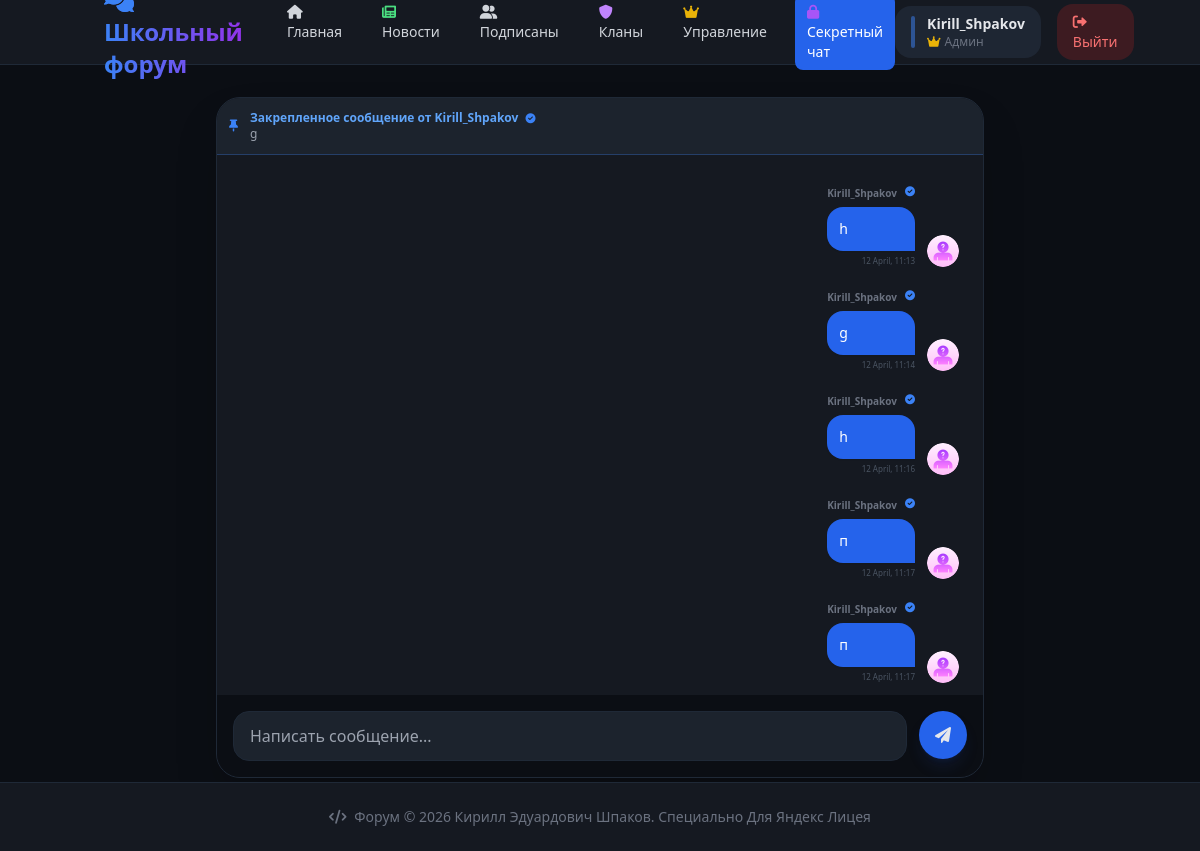
The app's page /secret_chat (signed in) with its own data.
### models.py (models this page shows, shortened)
class User(db.Model, UserMixin):
    id = db.Column(db.Integer, primary_key=True)
    username = db.Column(db.String(20), unique=True, nullable=False)
    password_hash = db.Column(db.String(128), nullable=False)
    role = db.Column(db.String(20), default='Участник')
    is_cheater = db.Column(db.Boolean, default=False)
    bio = db.Column(db.String(200), default="No bio")
    avatar = db.Column(db.String(200), default="default.png")
    reg_date = db.Column(db.DateTime(timezone=True), default=lambda: datetime.now(timezone.utc))
    last_seen = db.Column(db.DateTime(timezone=True), default=lambda: datetime.now(timezone.utc))
    is_verified = db.Column(db.Boolean, default=False)
    banned_until = db.Column(db.DateTime(timezone=True), nullable=True)
    is_deleted = db.Column(db.Boolean, default=False)
    is_banned_permanent = db.Column(db.Boolean, default=False)
    banner = db.Column(db.String(200), default="default_banner.png")
    posts = db.relationship(
        'Post',
        foreign_keys='Post.author_id',
        back_populates='author',
        lazy=True,
        cascade="all, delete-orphan"
    )
    hidden_posts = db.relationship(
        'Post',
        foreign_keys='Post.hidden_by_id',
        back_populates='hidden_by',
        lazy=True
    )
    messages = db.relationship(
        'Message',
        foreign_keys='Message.user_id',
        back_populates='user',
        lazy=True
    )
    deleted_messages = db.relationship(
        'Message',
        foreign_keys='Message.deleted_by_id',
        back_populates='deleted_by',
        lazy=True
    )
    followers = db.relationship(
        'Follow',
        foreign_keys='Follow.followed_id',
        backref='followed',
        lazy='dynamic',
        cascade="all, delete-orphan"
    )
    following = db.relationship(
        'Follow',
        foreign_keys='Follow.follower_id',
        backref='follower',
        lazy='dynamic',
        cascade="all, delete-orphan"
    )
    def is_online(self):
        if not self.last_seen:
            return False
        diff = datetime.now(timezone.utc) - self.last_seen.replace(tzinfo=timezone.utc)
        return diff.total_seconds() < 300

class Message(db.Model):
    id = db.Column(db.Integer, primary_key=True)
    content = db.Column(db.Text, nullable=False)
    timestamp = db.Column(db.DateTime, default=lambda: datetime.now(timezone.utc))
    is_pinned = db.Column(db.Boolean, default=False)
    user_id = db.Column(db.Integer, db.ForeignKey('user.id'), nullable=False)
    is_deleted = db.Column(db.Boolean, default=False)
    deleted_by_id = db.Column(db.Integer, db.ForeignKey('user.id'), nullable=True)
    user = db.relationship('User', foreign_keys=[user_id], back_populates='messages')
    deleted_by = db.relationship('User', foreign_keys=[deleted_by_id], back_populates='deleted_messages')

### routes/chat.py (the view)
@chat_bp.route('/secret_chat')
@login_required
def secret_chat():
    if not (current_user.is_cheater or current_user.role == 'Администратор'):
        abort(403)
    msgs = Message.query.options(joinedload(Message.user)) \
        .filter_by(is_deleted=False) \
        .order_by(Message.timestamp.desc()).limit(50).all()
    messages = list(reversed(msgs))
    return render_template('chat.html', messages=messages)

### app.py (called while the page is built)
@login_manager.user_loader
def load_user(uid):
    return db.session.get(User, int(uid))

### utils.py (called while the page is built)
def datetimeformat(value):
    if value is None:
        return ""
    if value.tzinfo is not None:
        value = value.replace(tzinfo=None)
    now = datetime.now()
    diff = now - value
    if diff.days == 0:
        return f"Сегодня, {value.strftime('%H:%M')}"
    elif diff.days == 1:
        return f"Вчера, {value.strftime('%H:%M')}"
    elif diff.days == 2:
        return f"Позавчера, {value.strftime('%H:%M')}"
    else:
        return value.strftime('%d %B, %H:%M')

### templates/chat.html (shortened to what this page needs)
{% extends 'base.html' %}
{% block content %}
<link rel="stylesheet" href="https://cdnjs.cloudflare.com/ajax/libs/font-awesome/6.0.0-beta3/css/all.min.css">
<div class="max-w-3xl mx-auto flex flex-col h-[80vh] bg-[#151921] rounded-3xl border border-gray-800 overflow-hidden shadow-2xl">
    {% set pinned = messages|selectattr('is_pinned', 'equalto', True)|first %}
    {% if pinned %}
    <div id="pinned-bar" class="bg-[#1c232d] p-3 border-b border-blue-500/30 flex justify-between items-center">
        <a href="#msg-{{ pinned.id }}"
           class="flex items-center gap-3 hover:bg-[#2a3440] transition rounded-lg p-1 -m-1"
           id="pinned-link">
            <i class="fas fa-thumbtack text-blue-500 text-xs"></i>
            <div class="text-xs">
                <p class="text-blue-400 font-bold">
                    Закрепленное сообщение от {{ pinned.user.username }}
                    {% if pinned.user.is_verified %}
                        <i class="fas fa-check-circle text-blue-500 text-[10px] ml-1"></i>
                    {% endif %}
                </p>
                <p class="text-gray-400 truncate w-64">{{ pinned.content }}</p>
            </div>
        </a>
    </div>
    {% endif %}
    <div id="chat-window" class="flex-1 overflow-y-auto p-6 space-y-4 scrollbar-hide">
        {% for m in messages %}
        <div id="msg-{{ m.id }}" class="message-item flex items-end gap-3 {% if m.user_id == current_user.id %}flex-row-reverse{% endif %}">
            <a href="{{ url_for('profile.profile', id=m.user.id) }}" class="profile-link">
                <img src="/static/avatars/{{ m.user.avatar if m.user and m.user.avatar else 'default.png' }}"
                     class="w-8 h-8 rounded-full object-cover"
                     onerror="this.src='/static/avatars/default.png'">
            </a>
            <div class="max-w-[70%]">
                <div class="flex items-center gap-2 mb-1 {% if m.user_id == current_user.id %}justify-end{% endif %}">
                    <a href="{{ url_for('profile.profile', id=m.user.id) }}" class="profile-link">
                        <span class="text-[10px] font-bold text-gray-500">{{ m.user.username if m.user else 'Неизвестный' }}</span>
                    </a>
                    {% if m.user and m.user.is_verified %}
                        <i class="fas fa-check-circle text-blue-500 text-[10px]"></i>
                    {% endif %}
                </div>
                <div class="p-3 rounded-2xl text-sm shadow-sm relative group
                    {% if m.user_id == current_user.id %}bg-blue-600 text-white rounded-br-none{% else %}bg-[#252d38] text-gray-200 rounded-bl-none{% endif %}">
                    {{ m.content }}
                </div>
                <p class="text-[8px] text-gray-600 mt-1 {% if m.user_id == current_user.id %}text-right{% endif %}">
                    {{ m.timestamp|datetimeformat }}
                </p>
            </div>
        </div>
        {% endfor %}
    </div>
    <div class="p-4 bg-[#0b0e14] flex gap-3">
        <input id="chat-input" placeholder="Написать сообщение..."
               class="flex-1 bg-[#1c232d] border border-gray-800 rounded-2xl px-4 py-3 outline-none focus:border-blue-500 transition">
        <button id="send-btn" onclick="send()"
                class="bg-blue-600 hover:bg-blue-500 w-12 h-12 rounded-full flex items-center justify-center transition shadow-lg shadow-blue-900/20">
            <i class="fas fa-paper-plane"></i>
        </button>
    </div>
</div>
{% endblock %}

### templates/base.html (shortened to what this page needs)
<!DOCTYPE html>
<html lang="ru">
<head>
    <script src="https://cdn.tailwindcss.com"></script>
    <link rel="stylesheet" href="https://cdnjs.cloudflare.com/ajax/libs/font-awesome/6.0.0-beta3/css/all.min.css">
</head>
<body class="scrollbar-hide">
<nav class="bg-[#151921] border-b border-gray-800 sticky top-0 z-50">
    <div class="container mx-auto px-4">
        <div class="flex justify-between items-center h-16">
            <div class="flex items-center space-x-8">
                <a href="/"
                   class="text-2xl font-black bg-gradient-to-r from-blue-500 to-purple-600 bg-clip-text text-transparent hover:scale-105 transition-transform duration-200">
                    <i class="fas fa-comments mr-2 text-blue-500"></i>Школьный форум
                </a>
                {% if current_user.is_authenticated %}
                <div class="flex space-x-4">
                    <a href="/" class="px-3 py-2 rounded-lg text-sm font-medium transition-all duration-200
                            {% if request.path == '/' and not request.args.get('sort') == 'following' %}bg-blue-600 text-white{% else %}text-gray-300 hover:bg-[#1e2633] hover:text-white{% endif %}">
                        <i class="fas fa-home mr-1"></i>Главная
                    </a>
                    <a href="{{ url_for('news.news') }}" class="px-3 py-2 rounded-lg text-sm font-medium transition-all duration-200
    {% if request.path == '/news' %}bg-blue-600 text-white{% else %}text-gray-300 hover:bg-[#1e2633] hover:text-white{% endif %}">
                        <i class="fas fa-newspaper mr-1 text-green-400"></i>Новости
                    </a>
                    <a href="{{ url_for('posts.following_feed') }}" class="px-3 py-2 rounded-lg text-sm font-medium transition-all duration-200
                            {% if request.path == '/following' %}bg-blue-600 text-white{% else %}text-gray-300 hover:bg-[#1e2633] hover:text-white{% endif %}">
                        <i class="fas fa-user-friends mr-1"></i>Подписаны
                    </a>
                    <a href="{{ url_for('clans.index') }}" class="px-3 py-2 rounded-lg text-sm font-medium transition-all duration-200
    {% if '/clans' in request.path %}bg-blue-600 text-white{% else %}text-gray-300 hover:bg-[#1e2633] hover:text-white{% endif %}">
                        <i class="fas fa-shield-alt mr-1 text-purple-400"></i>Кланы
                    </a>
                    {% if current_user.role == 'Администратор' %}
                    <a href="{{ url_for('admin.admin') }}" class="px-3 py-2 rounded-lg text-sm font-medium transition-all duration-200
                            {% if request.path == '/admin/' %}bg-blue-600 text-white{% else %}text-gray-300 hover:bg-[#1e2633] hover:text-white{% endif %}">
                        <i class="fas fa-crown mr-1 text-yellow-500"></i>Управление
                    </a>
                    {% endif %}
                    {% if current_user.is_cheater or current_user.role == 'Администратор' %}
                    <a href="{{ url_for('chat.secret_chat') }}" class="px-3 py-2 rounded-lg text-sm font-medium transition-all duration-200
                            {% if request.path == '/secret_chat' %}bg-blue-600 text-white{% else %}text-gray-300 hover:bg-[#1e2633] hover:text-white{% endif %}">
                        <i class="fas fa-lock mr-1 text-purple-500"></i>Секретный чат
                    </a>
                    {% endif %}
                </div>
                {% endif %}
            </div>
            <div class="flex items-center space-x-4">
                {% if current_user.is_authenticated %}
                <a href="{{ url_for('profile.profile', id=current_user.id) }}"
                   class="flex items-center space-x-3 bg-[#1e2633] hover:bg-[#252f3a] px-4 py-2 rounded-2xl transition-all duration-200 group">
                    <div class="relative">
                        <img src="/static/avatars/{{ current_user.avatar }}"
                             class="w-8 h-8 rounded-full object-cover border-2 border-blue-500/50 group-hover:border-blue-500 transition-all"
                             onerror="this.src='/static/avatars/default.png'">
                    </div>
                    <div class="hidden md:block">
                        <p class="text-sm font-bold">{{ current_user.username }}</p>
                        <p class="text-xs text-gray-500">
                            {% if current_user.role == 'Администратор' %}
                            <i class="fas fa-crown text-yellow-500 mr-1"></i>Админ
                            {% elif current_user.role == 'Модератор' %}
                            <i class="fas fa-shield-alt text-blue-400 mr-1"></i>Модератор
                            {% else %}
                            <i class="fas fa-user text-gray-500 mr-1"></i>Участник
                            {% endif %}
                        </p>
                    </div>
                </a>
                <a href="{{ url_for('auth.logout') }}"
                   class="bg-red-600/20 hover:bg-red-600/40 text-red-400 px-4 py-2 rounded-2xl text-sm transition-all duration-200">
                    <i class="fas fa-sign-out-alt mr-1"></i>Выйти
                </a>
                {% endif %}
            </div>
        </div>
    </div>
</nav>
<main class="container mx-auto px-4 py-8 pb-20">
    {% block content %}{% endblock %}
</main>
<footer class="bg-[#151921] border-t border-gray-800 fixed bottom-0 left-0 right-0 z-40">
    <div class="container mx-auto px-4 py-6">
        <p class="text-center text-gray-500 text-sm">
            <i class="fas fa-code mr-1"></i> Форум © 2026 Кирилл Эдуардович Шпаков. Специально Для Яндекс Лицея
        </p>
    </div>
</footer>
</body>
</html>

### templates/base.html (style rules this page uses)
.scrollbar-hide { -ms-overflow-style: none; scrollbar-width: none; }
body { background: #0b0e14; color: #e5e7eb; }

### templates/chat.html (style rules this page uses)
html { scroll-behavior: smooth; }
.profile-link { text-decoration: none; color: inherit; }

### records on screen
User: avatar (placeholder picture), username "Kirill_Shpakov", user.username "Kirill_Shpakov"
Message: content "g", user (placeholder picture), user "Kirill_Shpakov", timestamp "12 April, 11:14"
Message: user (placeholder picture), user "Kirill_Shpakov", content "h", timestamp "12 April, 11:13"
Message: user (placeholder picture), user "Kirill_Shpakov", content "h", timestamp "12 April, 11:16"
Message: user (placeholder picture), user "Kirill_Shpakov", content "п", timestamp "12 April, 11:17"
Message: user (placeholder picture), user "Kirill_Shpakov", content "п", timestamp "12 April, 11:17"
